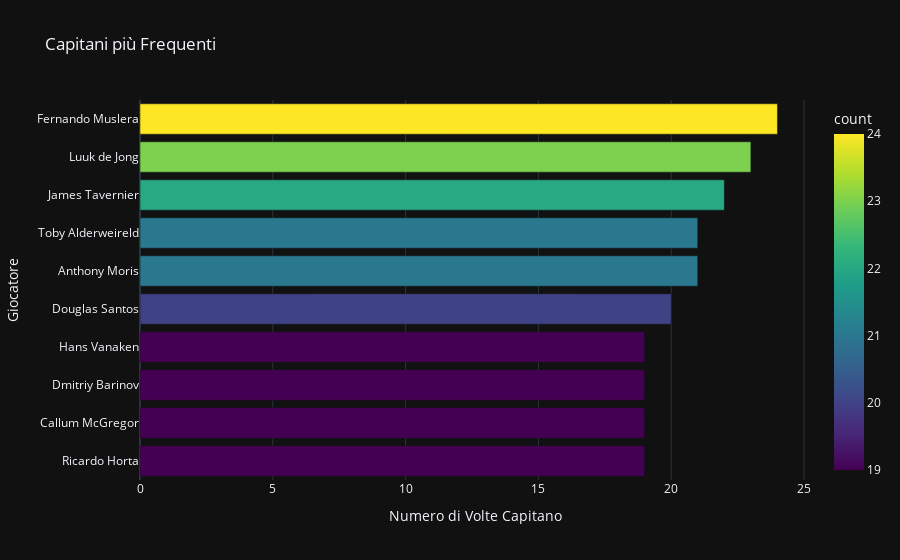
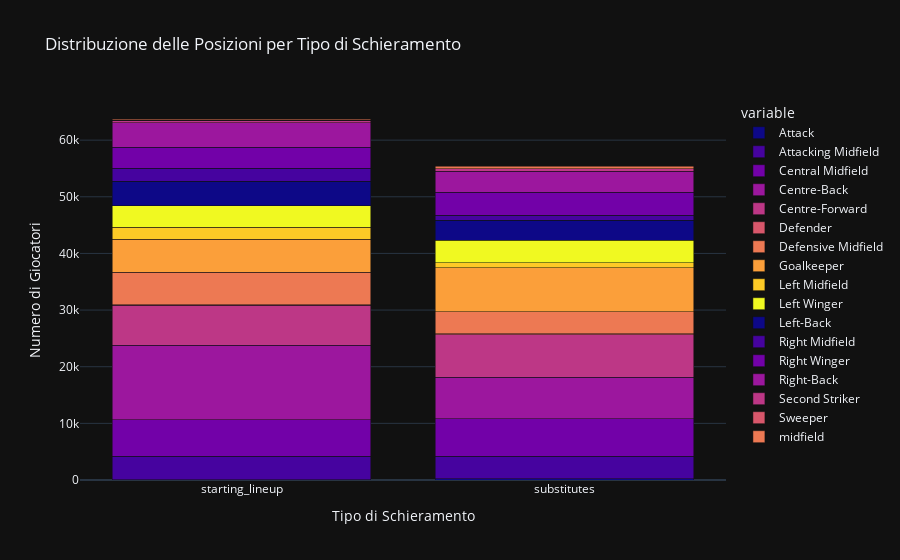

The cell these charts' notebook holds for them, in order:
### Markdown cell above
# Frequent Captains and Position Distribution by Lineup Type

### Code cell
import warnings
warnings.filterwarnings('ignore', category=FutureWarning)


# Capitani di squadra
captains = games_lineups[games_lineups['team_captain'] == 1]['player_name'].value_counts().reset_index()
captains.columns = ['player_name', 'count']

fig = px.bar(captains.head(10), x='count', y='player_name', orientation='h', title='Capitani più Frequenti', 
             color='count', color_continuous_scale='Viridis')
fig.update_layout(yaxis={'categoryorder':'total ascending'},
                  xaxis_title='Numero di Volte Capitano',
                  yaxis_title='Giocatore')
fig.show()



# Distribuzione delle posizioni in base al tipo di schieramento
type_position_distribution = games_lineups.groupby(['type', 'position']).size().unstack().fillna(0)

# Reset dell'indice
type_position_distribution = type_position_distribution.reset_index()

# Creazione del grafico
fig = px.bar(type_position_distribution, x='type', y=type_position_distribution.columns[1:], 
             title='Distribuzione delle Posizioni per Tipo di Schieramento', barmode='stack',
             labels={'value':'Numero di Giocatori', 'type':'Tipo di Schieramento'},
             color_discrete_sequence=px.colors.sequential.Plasma)

fig.update_layout(xaxis_title='Tipo di Schieramento', yaxis_title='Numero di Giocatori')
fig.show()

### Figure 1 — Plotly figure (JSON) as saved in the notebook; plotly's stock layout.template omitted (floating-point values rounded to 4 significant figures)
{"data": [{"alignmentgroup": "True", "hovertemplate": "count=%{marker.color}<br>player_name=%{y}<extra></extra>", "legendgroup": "", "marker": {"color": [24, 23, 22, 21, 21, 20, 19, 19, 19, 19], "coloraxis": "coloraxis", "pattern": {"shape": ""}}, "name": "", "offsetgroup": "", "orientation": "h", "showlegend": false, "textposition": "auto", "x": [24, 23, 22, 21, 21, 20, 19, 19, 19, 19], "xaxis": "x", "y": ["Fernando Muslera", "Luuk de Jong", "James Tavernier", "Anthony Moris", "Toby Alderweireld", "Douglas Santos", "Ricardo Horta", "Callum McGregor", "Dmitriy Barinov", "Hans Vanaken"], "yaxis": "y", "type": "bar"}], "layout": {"xaxis": {"anchor": "y", "domain": [0.0, 1.0], "title": {"text": "Numero di Volte Capitano"}}, "yaxis": {"anchor": "x", "domain": [0.0, 1.0], "title": {"text": "Giocatore"}, "categoryorder": "total ascending"}, "coloraxis": {"colorbar": {"title": {"text": "count"}}, "colorscale": [[0.0, "#440154"], [0.1111, "#482878"], [0.2222, "#3e4989"], [0.3333, "#31688e"], [0.4444, "#26828e"], [0.5556, "#1f9e89"], [0.6667, "#35b779"], [0.7778, "#6ece58"], [0.8889, "#b5de2b"], [1.0, "#fde725"]]}, "legend": {"tracegroupgap": 0}, "title": {"text": "Capitani più Frequenti"}, "barmode": "relative"}}

### Figure 2 — Plotly figure (JSON) as saved in the notebook; plotly's stock layout.template omitted (floating-point values rounded to 4 significant figures)
{"data": [{"alignmentgroup": "True", "hovertemplate": "variable=Attack<br>Tipo di Schieramento=%{x}<br>Numero di Giocatori=%{y}<extra></extra>", "legendgroup": "Attack", "marker": {"color": "#0d0887", "pattern": {"shape": ""}}, "name": "Attack", "offsetgroup": "Attack", "orientation": "v", "showlegend": true, "textposition": "auto", "x": ["starting_lineup", "substitutes"], "xaxis": "x", "y": [85.0, 222.0], "yaxis": "y", "type": "bar"}, {"alignmentgroup": "True", "hovertemplate": "variable=Attacking Midfield<br>Tipo di Schieramento=%{x}<br>Numero di Giocatori=%{y}<extra></extra>", "legendgroup": "Attacking Midfield", "marker": {"color": "#46039f", "pattern": {"shape": ""}}, "name": "Attacking Midfield", "offsetgroup": "Attacking Midfield", "orientation": "v", "showlegend": true, "textposition": "auto", "x": ["starting_lineup", "substitutes"], "xaxis": "x", "y": [4087.0, 3932.0], "yaxis": "y", "type": "bar"}, {"alignmentgroup": "True", "hovertemplate": "variable=Central Midfield<br>Tipo di Schieramento=%{x}<br>Numero di Giocatori=%{y}<extra></extra>", "legendgroup": "Central Midfield", "marker": {"color": "#7201a8", "pattern": {"shape": ""}}, "name": "Central Midfield", "offsetgroup": "Central Midfield", "orientation": "v", "showlegend": true, "textposition": "auto", "x": ["starting_lineup", "substitutes"], "xaxis": "x", "y": [6505.0, 6640.0], "yaxis": "y", "type": "bar"}, {"alignmentgroup": "True", "hovertemplate": "variable=Centre-Back<br>Tipo di Schieramento=%{x}<br>Numero di Giocatori=%{y}<extra></extra>", "legendgroup": "Centre-Back", "marker": {"color": "#9c179e", "pattern": {"shape": ""}}, "name": "Centre-Back", "offsetgroup": "Centre-Back", "orientation": "v", "showlegend": true, "textposition": "auto", "x": ["starting_lineup", "substitutes"], "xaxis": "x", "y": [13140.0, 7364.0], "yaxis": "y", "type": "bar"}, {"alignmentgroup": "True", "hovertemplate": "variable=Centre-Forward<br>Tipo di Schieramento=%{x}<br>Numero di Giocatori=%{y}<extra></extra>", "legendgroup": "Centre-Forward", "marker": {"color": "#bd3786", "pattern": {"shape": ""}}, "name": "Centre-Forward", "offsetgroup": "Centre-Forward", "orientation": "v", "showlegend": true, "textposition": "auto", "x": ["starting_lineup", "substitutes"], "xaxis": "x", "y": [7025.0, 7487.0], "yaxis": "y", "type": "bar"}, {"alignmentgroup": "True", "hovertemplate": "variable=Defender<br>Tipo di Schieramento=%{x}<br>Numero di Giocatori=%{y}<extra></extra>", "legendgroup": "Defender", "marker": {"color": "#d8576b", "pattern": {"shape": ""}}, "name": "Defender", "offsetgroup": "Defender", "orientation": "v", "showlegend": true, "textposition": "auto", "x": ["starting_lineup", "substitutes"], "xaxis": "x", "y": [70.0, 166.0], "yaxis": "y", "type": "bar"}, {"alignmentgroup": "True", "hovertemplate": "variable=Defensive Midfield<br>Tipo di Schieramento=%{x}<br>Numero di Giocatori=%{y}<extra></extra>", "legendgroup": "Defensive Midfield", "marker": {"color": "#ed7953", "pattern": {"shape": ""}}, "name": "Defensive Midfield", "offsetgroup": "Defensive Midfield", "orientation": "v", "showlegend": true, "textposition": "auto", "x": ["starting_lineup", "substitutes"], "xaxis": "x", "y": [5765.0, 3875.0], "yaxis": "y", "type": "bar"}, {"alignmentgroup": "True", "hovertemplate": "variable=Goalkeeper<br>Tipo di Schieramento=%{x}<br>Numero di Giocatori=%{y}<extra></extra>", "legendgroup": "Goalkeeper", "marker": {"color": "#fb9f3a", "pattern": {"shape": ""}}, "name": "Goalkeeper", "offsetgroup": "Goalkeeper", "orientation": "v", "showlegend": true, "textposition": "auto", "x": ["starting_lineup", "substitutes"], "xaxis": "x", "y": [5788.0, 7754.0], "yaxis": "y", "type": "bar"}, {"alignmentgroup": "True", "hovertemplate": "variable=Left Midfield<br>Tipo di Schieramento=%{x}<br>Numero di Giocatori=%{y}<extra></extra>", "legendgroup": "Left Midfield", "marker": {"color": "#fdca26", "pattern": {"shape": ""}}, "name": "Left Midfield", "offsetgroup": "Left Midfield", "orientation": "v", "showlegend": true, "textposition": "auto", "x": ["starting_lineup", "substitutes"], "xaxis": "x", "y": [2149.0, 876.0], "yaxis": "y", "type": "bar"}, {"alignmentgroup": "True", "hovertemplate": "variable=Left Winger<br>Tipo di Schieramento=%{x}<br>Numero di Giocatori=%{y}<extra></extra>", "legendgroup": "Left Winger", "marker": {"color": "#f0f921", "pattern": {"shape": ""}}, "name": "Left Winger", "offsetgroup": "Left Winger", "orientation": "v", "showlegend": true, "textposition": "auto", "x": ["starting_lineup", "substitutes"], "xaxis": "x", "y": [3836.0, 4018.0], "yaxis": "y", "type": "bar"}, {"alignmentgroup": "True", "hovertemplate": "variable=Left-Back<br>Tipo di Schieramento=%{x}<br>Numero di Giocatori=%{y}<extra></extra>", "legendgroup": "Left-Back", "marker": {"color": "#0d0887", "pattern": {"shape": ""}}, "name": "Left-Back", "offsetgroup": "Left-Back", "orientation": "v", "showlegend": true, "textposition": "auto", "x": ["starting_lineup", "substitutes"], "xaxis": "x", "y": [4285.0, 3532.0], "yaxis": "y", "type": "bar"}, {"alignmentgroup": "True", "hovertemplate": "variable=Right Midfield<br>Tipo di Schieramento=%{x}<br>Numero di Giocatori=%{y}<extra></extra>", "legendgroup": "Right Midfield", "marker": {"color": "#46039f", "pattern": {"shape": ""}}, "name": "Right Midfield", "offsetgroup": "Right Midfield", "orientation": "v", "showlegend": true, "textposition": "auto", "x": ["starting_lineup", "substitutes"], "xaxis": "x", "y": [2277.0, 906.0], "yaxis": "y", "type": "bar"}, {"alignmentgroup": "True", "hovertemplate": "variable=Right Winger<br>Tipo di Schieramento=%{x}<br>Numero di Giocatori=%{y}<extra></extra>", "legendgroup": "Right Winger", "marker": {"color": "#7201a8", "pattern": {"shape": ""}}, "name": "Right Winger", "offsetgroup": "Right Winger", "orientation": "v", "showlegend": true, "textposition": "auto", "x": ["starting_lineup", "substitutes"], "xaxis": "x", "y": [3699.0, 4001.0], "yaxis": "y", "type": "bar"}, {"alignmentgroup": "True", "hovertemplate": "variable=Right-Back<br>Tipo di Schieramento=%{x}<br>Numero di Giocatori=%{y}<extra></extra>", "legendgroup": "Right-Back", "marker": {"color": "#9c179e", "pattern": {"shape": ""}}, "name": "Right-Back", "offsetgroup": "Right-Back", "orientation": "v", "showlegend": true, "textposition": "auto", "x": ["starting_lineup", "substitutes"], "xaxis": "x", "y": [4314.0, 3766.0], "yaxis": "y", "type": "bar"}, {"alignmentgroup": "True", "hovertemplate": "variable=Second Striker<br>Tipo di Schieramento=%{x}<br>Numero di Giocatori=%{y}<extra></extra>", "legendgroup": "Second Striker", "marker": {"color": "#bd3786", "pattern": {"shape": ""}}, "name": "Second Striker", "offsetgroup": "Second Striker", "orientation": "v", "showlegend": true, "textposition": "auto", "x": ["starting_lineup", "substitutes"], "xaxis": "x", "y": [510.0, 394.0], "yaxis": "y", "type": "bar"}, {"alignmentgroup": "True", "hovertemplate": "variable=Sweeper<br>Tipo di Schieramento=%{x}<br>Numero di Giocatori=%{y}<extra></extra>", "legendgroup": "Sweeper", "marker": {"color": "#d8576b", "pattern": {"shape": ""}}, "name": "Sweeper", "offsetgroup": "Sweeper", "orientation": "v", "showlegend": true, "textposition": "auto", "x": ["starting_lineup", "substitutes"], "xaxis": "x", "y": [5.0, 0.0], "yaxis": "y", "type": "bar"}, {"alignmentgroup": "True", "hovertemplate": "variable=midfield<br>Tipo di Schieramento=%{x}<br>Numero di Giocatori=%{y}<extra></extra>", "legendgroup": "midfield", "marker": {"color": "#ed7953", "pattern": {"shape": ""}}, "name": "midfield", "offsetgroup": "midfield", "orientation": "v", "showlegend": true, "textposition": "auto", "x": ["starting_lineup", "substitutes"], "xaxis": "x", "y": [190.0, 466.0], "yaxis": "y", "type": "bar"}], "layout": {"xaxis": {"anchor": "y", "domain": [0.0, 1.0], "title": {"text": "Tipo di Schieramento"}}, "yaxis": {"anchor": "x", "domain": [0.0, 1.0], "title": {"text": "Numero di Giocatori"}}, "legend": {"title": {"text": "variable"}, "tracegroupgap": 0}, "title": {"text": "Distribuzione delle Posizioni per Tipo di Schieramento"}, "barmode": "stack"}}
